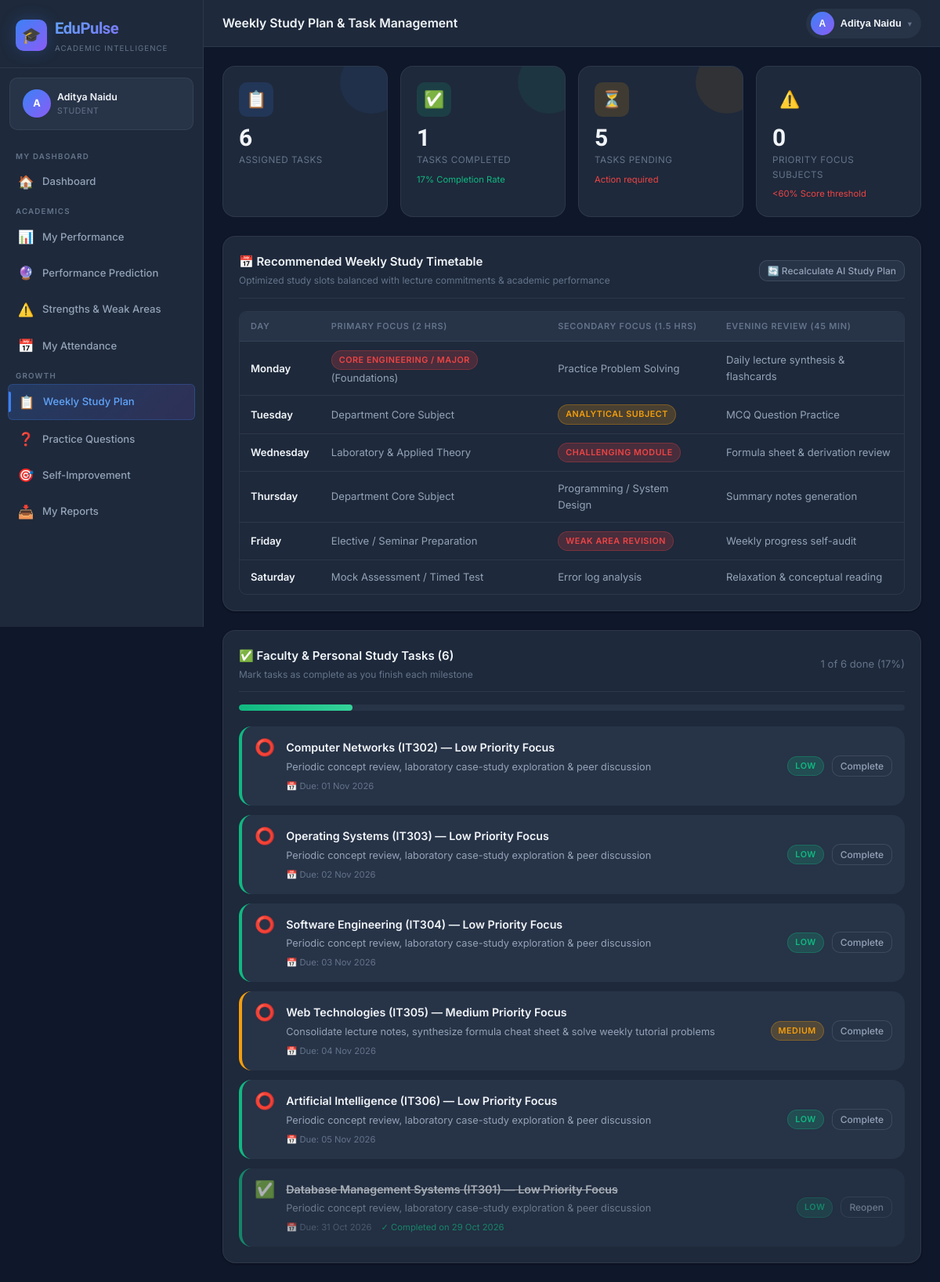
Screenshot of /student/study-plan (signed in) with the database file from the repository.
### models.py (models this page shows, shortened)
class Student(db.Model):
    __tablename__ = 'students'
    id = db.Column(db.Integer, primary_key=True)
    user_id = db.Column(db.Integer, db.ForeignKey('users.id'), unique=True, nullable=False)
    roll_number = db.Column(db.String(50), unique=True, nullable=False)
    name = db.Column(db.String(100), nullable=False)
    email = db.Column(db.String(120))
    phone = db.Column(db.String(20))
    department_id = db.Column(db.Integer, db.ForeignKey('departments.id'), nullable=False)
    section_id = db.Column(db.Integer, db.ForeignKey('sections.id'))
    academic_year_id = db.Column(db.Integer, db.ForeignKey('academic_years.id'))
    current_semester = db.Column(db.Integer, default=1)
    date_of_birth = db.Column(db.Date)
    gender = db.Column(db.String(10))
    is_active = db.Column(db.Boolean, default=True)
    enrolled_at = db.Column(db.DateTime, default=datetime.utcnow)
    academic_year = db.relationship('AcademicYear', backref='students')
    marks = db.relationship('Mark', backref='student', lazy=True)
    attendance_records = db.relationship('AttendanceRecord', backref='student', lazy=True)
    tasks = db.relationship('StudentTask', backref='student', lazy=True)
    goals = db.relationship('StudentGoal', backref='student', lazy=True)
    question_attempts = db.relationship('QuestionAttempt', backref='student', lazy=True)

class User(UserMixin, db.Model):
    __tablename__ = 'users'
    id = db.Column(db.Integer, primary_key=True)
    unique_id = db.Column(db.String(50), unique=True, nullable=False)
    password_hash = db.Column(db.String(256), nullable=False)
    role = db.Column(db.String(20), nullable=False)  # 'admin', 'faculty', 'student'
    is_active = db.Column(db.Boolean, default=True)
    last_login = db.Column(db.DateTime)
    created_at = db.Column(db.DateTime, default=datetime.utcnow)
    student = db.relationship('Student', backref='user', uselist=False, lazy=True)
    faculty = db.relationship('Faculty', backref='user', uselist=False, lazy=True)
    admin = db.relationship('Admin', backref='user', uselist=False, lazy=True)

class StudentTask(db.Model):
    __tablename__ = 'student_tasks'
    id = db.Column(db.Integer, primary_key=True)
    student_id = db.Column(db.Integer, db.ForeignKey('students.id'), nullable=False)
    title = db.Column(db.String(200), nullable=False)
    description = db.Column(db.Text)
    subject_id = db.Column(db.Integer, db.ForeignKey('subjects.id'))
    assigned_by = db.Column(db.Integer, db.ForeignKey('faculty.id'))
    due_date = db.Column(db.Date)
    is_completed = db.Column(db.Boolean, default=False)
    priority = db.Column(db.String(10), default='medium')
    created_at = db.Column(db.DateTime, default=datetime.utcnow)
    completed_at = db.Column(db.DateTime)
    subject = db.relationship('Subject', backref='tasks')
    assigner = db.relationship('Faculty', backref='assigned_tasks')

### routes/student.py (the view)
@student_bp.route('/study-plan')
@student_required
def study_plan():
    stu = get_current_student()
    if not stu:
        return redirect(url_for('auth.login'))
    tasks = StudentTask.query.filter_by(student_id=stu.id).order_by(
        StudentTask.is_completed, StudentTask.due_date
    ).all()
    if not tasks:
        _generate_deterministic_study_plan(stu)
        tasks = StudentTask.query.filter_by(student_id=stu.id).order_by(
            StudentTask.is_completed, StudentTask.due_date
        ).all()
    marks_df = get_student_marks_df(stu)
    weak = []
    if not marks_df.empty:
        marks_df['pct'] = marks_df['marks_obtained'] / marks_df['max_marks'].replace(0, 1) * 100
        subj_avg = marks_df.groupby('subject_name')['pct'].mean()
        weak = [s for s, avg in subj_avg.items() if avg < 60]
    return render_template('student/study_plan.html',
                           student=stu,
                           tasks=tasks,
                           weak_subjects=weak)

### routes/student.py (called while the page is built)
def student_required(f):
    @wraps(f)
    def decorated(*args, **kwargs):
        if not current_user.is_authenticated or current_user.role != 'student':
            flash('Student access required.', 'danger')
            return redirect(url_for('auth.login'))
        return f(*args, **kwargs)
    return login_required(decorated)

def get_current_student():
    return Student.query.filter_by(user_id=current_user.id).first()

def get_student_marks_df(student):
    marks = Mark.query.filter_by(student_id=student.id).all()
    data = []
    for m in marks:
        if m.examination:
            data.append({
                'student_id': student.id,
                'subject_id': m.subject_id,
                'subject_name': m.subject.name if m.subject else 'Unknown',
                'exam_type': m.examination.exam_type,
                'exam_name': m.examination.name,
                'marks_obtained': m.marks_obtained,
                'max_marks': m.examination.max_marks,
                'examination_id': m.examination_id,
                'recorded_at': m.recorded_at,
            })
    return pd.DataFrame(data) if data else pd.DataFrame()

### templates/student/study_plan.html (shortened to what this page needs)
{% extends 'base.html' %}
{% from 'macros/nav.html' import student_nav %}
{% block page_title %}Weekly Study Plan & Task Management{% endblock %}
{% block nav %}{{ student_nav() }}{% endblock %}
{% block content %}
{% set total_tasks = tasks|length %}
{% set completed_tasks = tasks | selectattr('is_completed', 'equalto', true) | list | length %}
{% set task_pct = ((completed_tasks / total_tasks * 100) if total_tasks > 0 else 0) | round(0) | int %}
<div class="stat-grid" style="margin-bottom:24px;">
  <div class="stat-card blue">
    <div class="stat-icon blue">📋</div>
    <div class="stat-value">{{ total_tasks }}</div>
    <div class="stat-label">Assigned Tasks</div>
  </div>
  <div class="stat-card green">
    <div class="stat-icon green">✅</div>
    <div class="stat-value">{{ completed_tasks }}</div>
    <div class="stat-label">Tasks Completed</div>
    <div class="stat-change positive">{{ task_pct }}% Completion Rate</div>
  </div>
  <div class="stat-card orange">
    <div class="stat-icon orange">⏳</div>
    <div class="stat-value">{{ total_tasks - completed_tasks }}</div>
    <div class="stat-label">Tasks Pending</div>
    <div class="stat-change {{ 'negative' if (total_tasks - completed_tasks) > 3 else 'neutral' }}">Action required</div>
  </div>
  <div class="stat-card red">
    <div class="stat-icon red">⚠️</div>
    <div class="stat-value">{{ weak_subjects|length }}</div>
    <div class="stat-label">Priority Focus Subjects</div>
    <div class="stat-change negative">&lt;60% Score threshold</div>
  </div>
</div>
<div class="card" style="margin-bottom:24px;">
  <div class="card-header" style="display:flex; justify-content:space-between; align-items:center; flex-wrap:wrap; gap:12px;">
    <div>
      <div class="card-title">📅 Recommended Weekly Study Timetable</div>
      <div class="card-subtitle">Optimized study slots balanced with lecture commitments & academic performance</div>
    </div>
    <form method="POST" action="{{ url_for('student.generate_study_plan') }}">
      <button type="submit" class="btn btn-secondary btn-sm" title="Recompute plan from latest marks and attendance">
        🔄 Recalculate AI Study Plan
      </button>
    </form>
  </div>
  <div class="table-responsive">
    <table class="table">
      <thead>
        <tr>
          <th>Day</th>
          <th>Primary Focus (2 hrs)</th>
          <th>Secondary Focus (1.5 hrs)</th>
          <th>Evening Review (45 min)</th>
        </tr>
      </thead>
      <tbody>
        <tr>
          <td style="font-weight:600; color:var(--text-primary);">Monday</td>
          <td><span class="badge badge-danger">{{ weak_subjects[0] if weak_subjects else 'Core Engineering / Major' }}</span> (Foundations)</td>
          <td>Practice Problem Solving</td>
          <td>Daily lecture synthesis & flashcards</td>
        </tr>
        <tr>
          <td style="font-weight:600; color:var(--text-primary);">Tuesday</td>
          <td>Department Core Subject</td>
          <td><span class="badge badge-warning">{{ weak_subjects[1] if weak_subjects|length > 1 else 'Analytical Subject' }}</span></td>
          <td>MCQ Question Practice</td>
        </tr>
        <tr>
          <td style="font-weight:600; color:var(--text-primary);">Wednesday</td>
          <td>Laboratory & Applied Theory</td>
          <td><span class="badge badge-danger">{{ weak_subjects[0] if weak_subjects else 'Challenging Module' }}</span></td>
          <td>Formula sheet & derivation review</td>
        </tr>
        <tr>
          <td style="font-weight:600; color:var(--text-primary);">Thursday</td>
          <td>Department Core Subject</td>
          <td>Programming / System Design</td>
          <td>Summary notes generation</td>
        </tr>
        <tr>
          <td style="font-weight:600; color:var(--text-primary);">Friday</td>
          <td>Elective / Seminar Preparation</td>
          <td><span class="badge badge-danger">{{ weak_subjects[0] if weak_subjects else 'Weak Area Revision' }}</span></td>
          <td>Weekly progress self-audit</td>
        </tr>
        <tr>
          <td style="font-weight:600; color:var(--text-primary);">Saturday</td>
          <td>Mock Assessment / Timed Test</td>
          <td>Error log analysis</td>
          <td>Relaxation & conceptual reading</td>
        </tr>
      </tbody>
    </table>
  </div>
</div>
<div class="card">
  <div class="card-header">
    <div>
      <div class="card-title">✅ Faculty & Personal Study Tasks ({{ tasks|length }})</div>
      <div class="card-subtitle">Mark tasks as complete as you finish each milestone</div>
    </div>
    <div style="font-size:0.875rem; color:var(--text-muted);">
      {{ completed_tasks }} of {{ total_tasks }} done ({{ task_pct }}%)
    </div>
  </div>
  <div class="progress-bar-wrapper" style="height:8px; margin-bottom:20px;">
    <div class="progress-bar green" style="width:{{ task_pct }}%;"></div>
  </div>
  {% if tasks %}
  <div style="display:flex; flex-direction:column; gap:12px;">
    {% for task in tasks %}
    <div style="display:flex; justify-content:space-between; align-items:center; padding:16px; background:var(--bg-elevated); border-radius:var(--radius-lg); border:1px solid var(--border-color); border-left:4px solid {{ 'var(--accent-red)' if task.priority == 'high' else ('var(--accent-orange)' if task.priority == 'medium' else 'var(--accent-green)') }}; opacity:{{ '0.65' if task.is_completed else '1' }};">
      <div style="display:flex; align-items:flex-start; gap:14px; flex:1;">
        <form method="POST" action="{{ url_for('student.complete_task', task_id=task.id) }}">
          <button type="submit" style="background:none; border:none; cursor:pointer; font-size:1.4rem; padding:0; line-height:1;" title="{{ 'Mark Incomplete' if task.is_completed else 'Mark Complete' }}">
            {{ '✅' if task.is_completed else '⭕' }}
          </button>
        </form>
        <div style="flex:1;">
          <div style="font-weight:600; font-size:0.95rem; color:var(--text-primary); text-decoration:{{ 'line-through' if task.is_completed else 'none' }}; margin-bottom:4px;">
            {{ task.title }}
          </div>
          {% if task.description %}
          <div style="font-size:0.85rem; color:var(--text-secondary); margin-bottom:6px; line-height:1.4;">
            {{ task.description }}
          </div>
          {% endif %}
          <div style="display:flex; align-items:center; gap:12px; font-size:0.75rem; color:var(--text-muted);">
            {% if task.due_date %}
            <span>📅 Due: {{ task.due_date.strftime('%d %b %Y') }}</span>
            {% endif %}
            {% if task.is_completed and task.completed_at %}
            <span style="color:var(--accent-green);">✓ Completed on {{ task.completed_at.strftime('%d %b %Y') }}</span>
            {% endif %}
          </div>
        </div>
      </div>
      <div style="display:flex; align-items:center; gap:10px;">
        <span class="badge {{ 'badge-danger' if task.priority == 'high' else ('badge-warning' if task.priority == 'medium' else 'badge-success') }}">
          {{ task.priority | capitalize }}
        </span>
        <form method="POST" action="{{ url_for('student.complete_task', task_id=task.id) }}">
          <button type="submit" class="btn btn-secondary btn-sm">
            {{ 'Reopen' if task.is_completed else 'Complete' }}
          </button>
        </form>
      </div>
    </div>
    {% endfor %}
  </div>
  {% else %}
  <div class="empty-state">
    <div class="empty-icon">✅</div>
    <div class="empty-title">All caught up!</div>
    <div class="empty-text">No active study tasks or faculty assignments are pending.</div>
  </div>
  {% endif %}
</div>
{% endblock %}

### templates/base.html (shortened to what this page needs)
<!DOCTYPE html>
<html lang="en">
<head>
  <link rel="stylesheet" href="{{ url_for('static', filename='css/style.css') }}">
</head>
<body class="{{ 'role-' + current_user.role if current_user.is_authenticated else '' }}">
{% if current_user.is_authenticated %}
<div class="app-wrapper">
  <aside class="sidebar" id="sidebar">
    <div class="sidebar-brand">
      <a href="{{ url_for(current_user.role + '.dashboard') }}" class="brand-logo" style="text-decoration:none;">
        <div class="brand-icon">🎓</div>
        <div>
          <div class="brand-name">EduPulse</div>
          <div class="brand-tagline">Academic Intelligence</div>
        </div>
      </a>
    </div>
    {% if current_user.role == 'admin' and current_user.admin %}
    {% set display_name = current_user.admin.name %}
    {% elif current_user.role == 'faculty' and current_user.faculty %}
    {% set display_name = current_user.faculty.name %}
    {% elif current_user.role == 'student' and current_user.student %}
    {% set display_name = current_user.student.name %}
    {% else %}
    {% set display_name = current_user.unique_id %}
    {% endif %}
    <div class="sidebar-user flex items-center gap-2">
      <div class="user-avatar">{{ display_name[0] if display_name else '?' }}</div>
      <div class="user-info">
        <div class="user-name">{{ display_name }}</div>
        <div class="user-role">{{ current_user.role | capitalize }}</div>
      </div>
    </div>
    <nav class="sidebar-nav">
      {% block nav %}{% endblock %}
    </nav>
  </aside>
  <div class="main-content">
    <header class="topbar">
      <div class="topbar-left">
        <div>
          <div class="page-title">{% block page_title %}Dashboard{% endblock %}</div>
        </div>
      </div>
      <div class="topbar-right" style="display:flex; align-items:center; gap:12px;">
        <div class="profile-dropdown-wrapper" style="position:relative;">
          <button type="button" class="profile-btn" onclick="toggleProfileMenu(event)" id="profileBtn" style="display:flex; align-items:center; gap:8px; background:var(--bg-elevated); border:1px solid var(--border-color); border-radius:999px; padding:4px 12px 4px 6px; cursor:pointer; color:var(--text-primary);">
            <div class="user-avatar" style="width:30px; height:30px; font-size:0.8rem; border-radius:50%; background:linear-gradient(135deg, var(--brand-500), var(--accent-purple)); display:flex; align-items:center; justify-content:center; color:#fff; font-weight:700;">{{ display_name[0] if display_name else '?' }}</div>
            <span style="font-size:0.85rem; font-weight:600; max-width:120px; overflow:hidden; text-overflow:ellipsis; white-space:nowrap;">{{ display_name }}</span>
            <span style="font-size:0.7rem; color:var(--text-muted);">▾</span>
          </button>
        </div>
      </div>
    </header>
    <main class="page-content">
      {% block content %}{% endblock %}
    </main>
  </div>
</div>
{% else %}
{% block auth_content %}{% endblock %}
{% endif %}
</body>
</html>

### rows the page displays
Student: name "A", name "Aditya Naidu"
User: role "STUDENT"
StudentTask: is_completed "⭕", title "Computer Networks (IT302) — Low Priority Focus", description "Periodic concept review, laboratory case-study exploration & peer discussion", due_date "01 Nov 2026", priority "LOW", is_completed "Complete"
StudentTask: is_completed "⭕", title "Operating Systems (IT303) — Low Priority Focus", description "Periodic concept review, laboratory case-study exploration & peer discussion", due_date "02 Nov 2026", priority "LOW", is_completed "Complete"
StudentTask: is_completed "⭕", title "Software Engineering (IT304) — Low Priority Focus", description "Periodic concept review, laboratory case-study exploration & peer discussion", due_date "03 Nov 2026", priority "LOW", is_completed "Complete"
StudentTask: is_completed "⭕", title "Web Technologies (IT305) — Medium Priority Focus", description "Consolidate lecture notes, synthesize formula cheat sheet & solve weekly tutorial problems", due_date "04 Nov 2026", priority "MEDIUM", is_completed "Complete"
StudentTask: is_completed "⭕", title "Artificial Intelligence (IT306) — Low Priority Focus", description "Periodic concept review, laboratory case-study exploration & peer discussion", due_date "05 Nov 2026", priority "LOW", is_completed "Complete"
StudentTask: is_completed "✅", title "Database Management Systems (IT301) — Low Priority Focus", description "Periodic concept review, laboratory case-study exploration & peer discussion", due_date "31 Oct 2026", completed_at "29 Oct 2026", priority "LOW", is_completed "Reopen"

### other values shown
{{ total_tasks }} "6"
{{ completed_tasks }} "1"
{{ task_pct }} "17"
{{ total_tasks - completed_tasks }} "5"
{{ weak_subjects|length }} "0"
{{ weak_subjects[0] if weak_subjects else 'Core Engineering / Major' }} "CORE ENGINEERING / MAJOR"
{{ weak_subjects[1] if weak_subjects|length > 1 else 'Analytical Subject' }} "ANALYTICAL SUBJECT"
{{ weak_subjects[0] if weak_subjects else 'Challenging Module' }} "CHALLENGING MODULE"
{{ weak_subjects[0] if weak_subjects else 'Weak Area Revision' }} "WEAK AREA REVISION"
{{ tasks|length }} "6"
